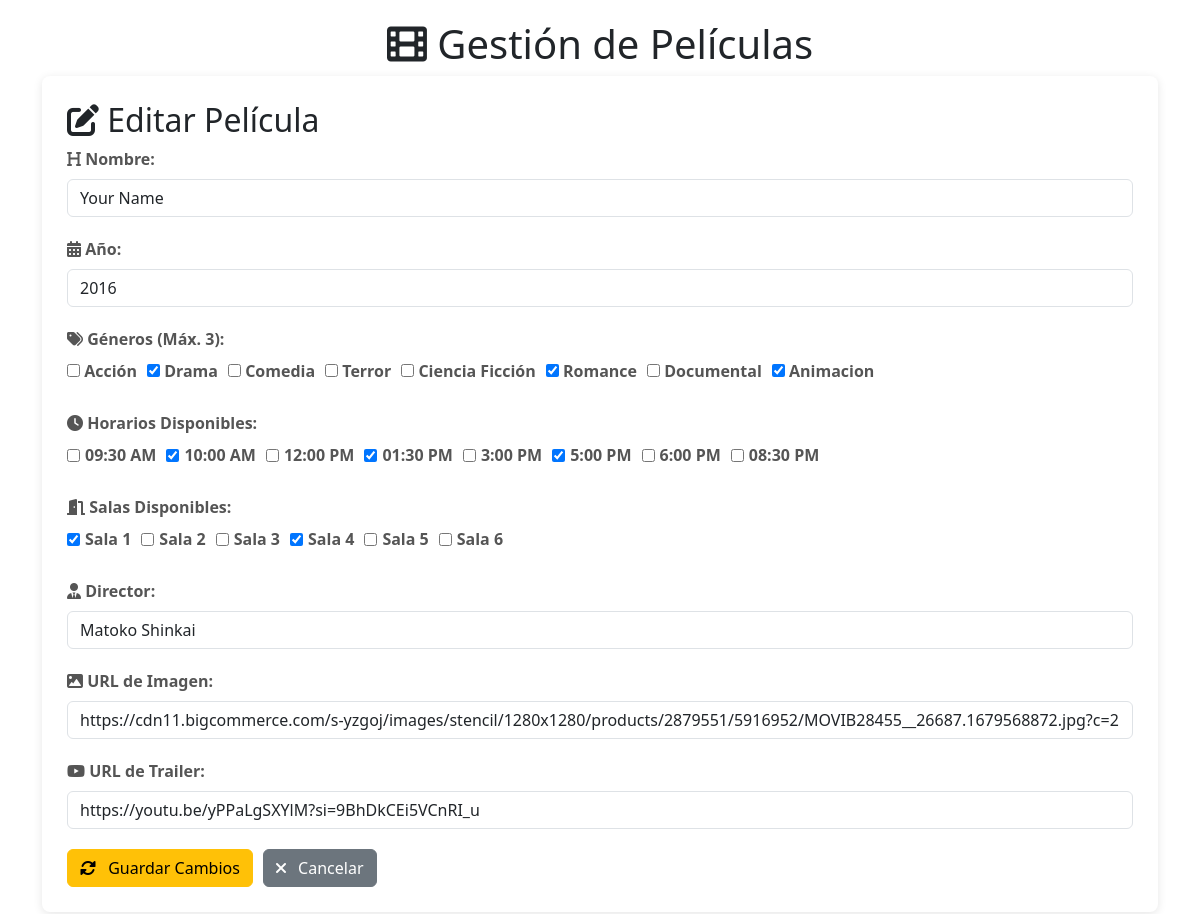
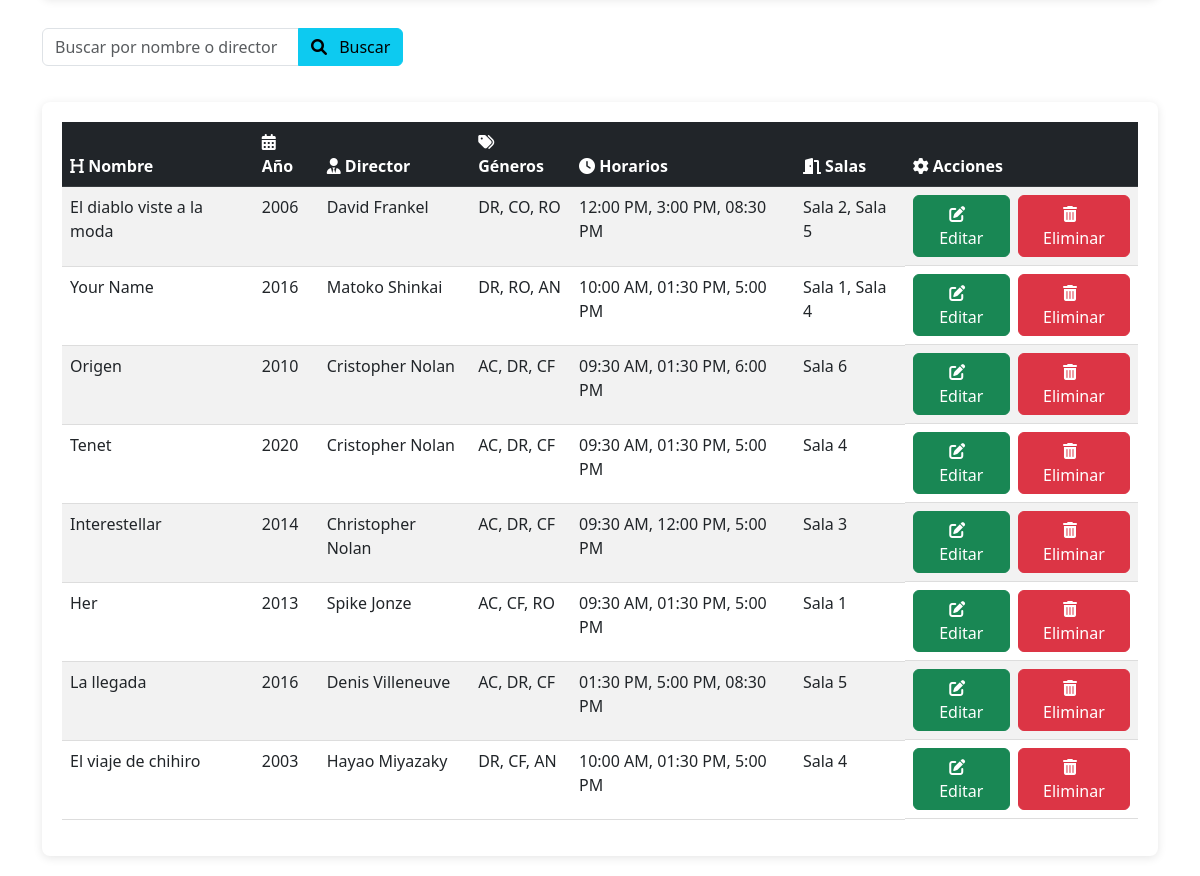
The app's page /peliculas/?editar=Your Name with its own data (2 pictures, top to bottom).
### myapp/models.py (models this page shows, shortened)
class Pelicula(models.Model):
    GENERO_CHOICES = [
        ('AC', 'Acción'),
        ('DR', 'Drama'),
        ('CO', 'Comedia'),
        ('TE', 'Terror'),
        ('CF', 'Ciencia Ficción'),
        ('RO', 'Romance'),
        ('DO', 'Documental'),
        ('AN', 'Animacion')
    ]
    HORARIOS_DISPONIBLES = [
        '09:30 AM',
        '10:00 AM',
        '12:00 PM',
        '01:30 PM',
        '3:00 PM',
        '5:00 PM',
        '6:00 PM',
        '08:30 PM'
    ]
    SALAS_DISPONIBLES = [
        'Sala 1',
        'Sala 2',
        'Sala 3',
        'Sala 4',
        'Sala 5',
        'Sala 6'
    ]
    nombre = models.CharField(max_length=255)
    anio = models.IntegerField()
    director = models.CharField(max_length=255)
    imagen_url = models.URLField()
    trailer_url = models.URLField()
    generos = models.CharField(max_length=255)
    horarios = models.CharField(max_length=255, blank=True, null=True)
    salas = models.CharField(max_length=255, blank=True, null=True)
    fecha_creacion = models.DateTimeField(auto_now_add=True)
    def get_generos_list(self):
        return self.generos.split(",") if self.generos else []
    def get_horarios_list(self):
        return [h.strip() for h in self.horarios.split(",")] if self.horarios else []
    def get_salas_list(self):
        return [s.strip() for s in self.salas.split(",")] if self.salas else []
    class Meta:
        db_table = 'peliculas'

### myapp/views.py (the view, shortened to what this page needs)
# urls.py: path('peliculas/', views.peliculas, name= 'peliculas'),
@csrf_exempt
def peliculas(request):
    peliculas_list = Pelicula.objects.all().order_by('-fecha_creacion')
    busqueda = request.GET.get('busqueda', '').strip()
    if busqueda:
        peliculas_list = peliculas_list.filter(
            Q(nombre__icontains=busqueda) |
            Q(director__icontains=busqueda)
        )
    generos_choices = dict(Pelicula.GENERO_CHOICES)
    horarios_disponibles = Pelicula.HORARIOS_DISPONIBLES
    salas_disponibles = Pelicula.SALAS_DISPONIBLES
    pelicula_editar = None
    if 'editar' in request.GET:
        nombre = request.GET.get('editar')
        try:
            pelicula_editar = Pelicula.objects.get(nombre=nombre)
        except Pelicula.DoesNotExist:
            messages.error(request, f'No se encontró la película "{nombre}" para editar')
    context = {
        'peliculas': peliculas_list,
        'GENERO_CHOICES_DICT': generos_choices,
        'HORARIOS_DISPONIBLES': horarios_disponibles,
        'SALAS_DISPONIBLES': salas_disponibles,
        'pelicula_editar': pelicula_editar,
        'busqueda': busqueda,
    }
    return render(request, 'peliculas.html', context)

### myapp/templates/peliculas.html (shortened to what this page needs)
{% load static %}
<!DOCTYPE html>
<html lang="es">
<head>
    <link rel="stylesheet" href="{% static 'styles/peliculas.css' %}">
    <link rel="stylesheet" href="https://cdnjs.cloudflare.com/ajax/libs/font-awesome/6.0.0/css/all.min.css">
    <link href="https://cdn.jsdelivr.net/npm/bootstrap@5.3.0/dist/css/bootstrap.min.css" rel="stylesheet">
</head>
<body>
    <div class="container">
        <h1><i class="fas fa-film"></i> Gestión de Películas</h1>
        <div class="form-container">
            <form method="POST" action="{% url 'peliculas' %}" class="ajax-form">
                {% if pelicula_editar %}
                <h2><i class="fas fa-edit"></i> Editar Película</h2>
                {% else %}
                <input type="hidden" name="accion" value="crear">
                <h2><i class="fas fa-plus-circle"></i> Nueva Película</h2>
                {% endif %}
                <div class="form-group">
                    <label for="nombre"><i class="fas fa-heading"></i> Nombre:</label>
                    <input type="text" id="nombre" name="nombre"
                           value="{{ pelicula_editar.nombre|default:'' }}" required class="form-control">
                </div>
                <div class="form-group">
                    <label for="anio"><i class="fas fa-calendar-alt"></i> Año:</label>
                    <input type="number" id="anio" name="anio" min="1900" max="2099"
                           value="{{ pelicula_editar.anio|default:'' }}" required class="form-control">
                </div>
                <div class="form-group">
                    <label><i class="fas fa-tags"></i> Géneros (Máx. 3):</label>
                    <div class="generos-container">
                     {% for genero_codigo, genero_nombre in GENERO_CHOICES_DICT.items %}
                        <label class="genero-checkbox">
                            <input type="checkbox" name="generos" value="{{ genero_codigo }}"
                                {% if pelicula_editar and genero_codigo in pelicula_editar.get_generos_list %}checked{% endif %}>
                            {{ genero_nombre }}
                        </label>
                    {% endfor %}
                    </div>
                </div>
                <div class="form-group">
                    <label><i class="fas fa-clock"></i> Horarios Disponibles:</label>
                    <div class="checkbox-container">
                    {% for horario in HORARIOS_DISPONIBLES %}
                    <label>
                        <input type="checkbox" name="horarios" value="{{ horario }}"
                            {% if pelicula_editar and horario in pelicula_editar.get_horarios_list %}checked{% endif %}>
                        {{ horario }}
                    </label>
                    {% endfor %}
                    </div>
                </div>
                <div class="form-group">
                    <label><i class="fas fa-door-open"></i> Salas Disponibles:</label>
                    <div class="checkbox-container">
                     {% for sala in SALAS_DISPONIBLES %}
                        <label>
                            <input type="checkbox" name="salas" value="{{ sala }}"
                                {% if pelicula_editar and sala in pelicula_editar.get_salas_list %}checked{% endif %}>
                            {{ sala }}
                        </label>
                        {% endfor %}
                    </div>
                </div>
                <div class="form-group">
                    <label for="director"><i class="fas fa-user-tie"></i> Director:</label>
                    <input type="text" id="director" name="director"
                           value="{{ pelicula_editar.director|default:'' }}" required class="form-control">
                </div>
                <div class="form-group">
                    <label for="imagen_url"><i class="fas fa-image"></i> URL de Imagen:</label>
                    <input type="url" id="imagen_url" name="imagen_url"
                           value="{{ pelicula_editar.imagen_url|default:'' }}" required class="form-control">
                </div>
                <div class="form-group">
                    <label for="trailer_url"><i class="fab fa-youtube"></i> URL de Trailer:</label>
                    <input type="url" id="trailer_url" name="trailer_url"
                           value="{{ pelicula_editar.trailer_url|default:'' }}" required class="form-control">
                </div>
                <div class="form-actions">
                    {% if pelicula_editar %}
                    <button type="submit" class="btn btn-warning">
                        <i class="fas fa-sync-alt"></i> Guardar Cambios
                    </button>
                    <a href="{% url 'peliculas' %}" class="btn btn-secondary">
                        <i class="fas fa-times"></i> Cancelar
                    </a>
                    {% else %}
                    <button type="submit" class="btn btn-primary">
                        <i class="fas fa-save"></i> Guardar
                    </button>
                    {% endif %}
                </div>
            </form>
        </div>
        <div class="search-container">
            <form method="GET" action="{% url 'peliculas' %}">
                <div class="input-group mb-3">
                    <input type="text" name="busqueda" value="{{ busqueda }}"
                           placeholder="Buscar por nombre o director" class="form-control">
                    <button type="submit" class="btn btn-info">
                        <i class="fas fa-search"></i> Buscar
                    </button>
                </div>
            </form>
        </div>
        <div class="table-responsive">
            <table class="movie-table table table-striped table-hover">
                <thead class="table-dark">
                    <tr>
                        <th><i class="fas fa-heading"></i> Nombre</th>
                        <th><i class="fas fa-calendar-alt"></i> Año</th>
                        <th><i class="fas fa-user-tie"></i> Director</th>
                        <th><i class="fas fa-tags"></i> Géneros</th>
                        <th><i class="fas fa-clock"></i> Horarios</th>
                        <th><i class="fas fa-door-open"></i> Salas</th>
                        <th><i class="fas fa-cog"></i> Acciones</th>
                    </tr>
                </thead>
                <tbody>
                    {% for pelicula in peliculas %}
                    <tr>
                        <td>{{ pelicula.nombre }}</td>
                        <td>{{ pelicula.anio }}</td>
                        <td>{{ pelicula.director }}</td>
                        <td>{{ pelicula.get_generos_list|join:", " }}</td>
                        <td>{{ pelicula.get_horarios_list|join:", " }}</td>
                        <td>{{ pelicula.get_salas_list|join:", " }}</td>
                            <td class="action-buttons">
                                <a href="{% url 'peliculas' %}?editar={{ pelicula.nombre|urlencode }}"
                                class="btn btn-success">
                                    <i class="fas fa-edit"></i> Editar
                                </a>
                                <form method="POST" action="{% url 'peliculas' %}" style="display: inline;">
                                    <button type="submit" class="btn btn-danger"
                                            onclick="return confirm('¿Estás seguro de eliminar esta película?');">
                                        <i class="fas fa-trash-alt"></i> Eliminar
                                    </button>
                                </form>
                            </td>
                    </tr>
                    {% empty %}
                    <tr>
                        <td colspan="7" class="text-center">No hay películas registradas</td>
                    </tr>
                    {% endfor %}
                </tbody>
            </table>
        </div>
    </div>
</body>
</html>

### myapp/static/styles/peliculas.css (style rules this page uses)
body { font-family: 'Arial', sans-serif; margin: 0; padding: 0; background-color: #f5f5f5; color: #333; line-height: 1.6; }
.container { max-width: 1200px; margin: 0 auto; padding: 20px; }
h1, h2 { color: #7b68ee; margin-bottom: 30px; }
h1 { text-align: center; }
.form-container { background-color: white; padding: 25px; border-radius: 8px; box-shadow: 0 2px 10px rgba(0, 0, 0, 0.1); margin-bottom: 30px; }
.form-group { margin-bottom: 20px; }
.form-group label { display: block; margin-bottom: 8px; font-weight: 600; color: #555; }
.form-control { width: 100%; padding: 10px; border: 1px solid #ddd; border-radius: 4px; font-size: 16px; transition: border-color 0.3s; }
.generos-container, .checkbox-container { display: flex; flex-wrap: wrap; gap: 10px; }
.genero-checkbox, .checkbox-container label { display: flex; align-items: center; gap: 5px; cursor: pointer; }
.btn { display: inline-flex; align-items: center; justify-content: center; padding: 10px 20px; border: none; border-radius: 4px; font-size: 16px; font-weight: 600; cursor: pointer; transition: all 0.3s; text-decoration: none; }
.btn i { margin-right: 8px; }
.btn-warning { background-color: #FF9800; color: white; }
.btn-secondary { background-color: #6c757d; color: white; }
.btn-info { background-color: #17a2b8; color: white; }
.form-actions { display: flex; gap: 10px; margin-top: 20px; }
.search-container { display: flex; gap: 10px; margin-bottom: 20px; }
.search-container .form-control { flex-grow: 1; }
.table-responsive { overflow-x: auto; background-color: white; border-radius: 8px; box-shadow: 0 2px 10px rgba(0, 0, 0, 0.1); padding: 20px; }
.movie-table { width: 100%; border-collapse: collapse; }
.movie-table th { background-color: #7b68ee; color: white; padding: 12px 15px; text-align: left; }
.movie-table td { padding: 12px 15px; border-bottom: 1px solid #ddd; }
.action-buttons { display: flex; gap: 8px; }

### records on screen
Pelicula: nombre "Your Name", anio "2016", generos "☑" "☑" "☑", horarios "☑" "☑" "☑", salas "☑" "☑", director "Matoko Shinkai", imagen_url "https://cdn11.bigcommerce.com/s-yzgoj/images/stencil/1280x1280/products/2879551/5916952/MOVIB28455__26687.1679568872.jpg?c=2", trailer_url "https://youtu.be/yPPaLgSXYlM?si=9BhDkCEi5VCnRI_u", get_generos_list "DR, RO, AN", get_horarios_list "10:00 AM, 01:30 PM, 5:00 PM", get_salas_list "Sala 1, Sala 4"
Pelicula: nombre "El diablo viste a la moda", anio "2006", director "David Frankel", get_generos_list "DR, CO, RO", get_horarios_list "12:00 PM, 3:00 PM, 08:30 PM", get_salas_list "Sala 2, Sala 5"
Pelicula: nombre "Origen", anio "2010", director "Cristopher Nolan", get_generos_list "AC, DR, CF", get_horarios_list "09:30 AM, 01:30 PM, 6:00 PM", get_salas_list "Sala 6"
Pelicula: nombre "Tenet", anio "2020", director "Cristopher Nolan", get_generos_list "AC, DR, CF", get_horarios_list "09:30 AM, 01:30 PM, 5:00 PM", get_salas_list "Sala 4"
Pelicula: nombre "Interestellar", anio "2014", director "Christopher Nolan", get_generos_list "AC, DR, CF", get_horarios_list "09:30 AM, 12:00 PM, 5:00 PM", get_salas_list "Sala 3"
Pelicula: nombre "Her", anio "2013", director "Spike Jonze", get_generos_list "AC, CF, RO", get_horarios_list "09:30 AM, 01:30 PM, 5:00 PM", get_salas_list "Sala 1"
Pelicula: nombre "La llegada", anio "2016", director "Denis Villeneuve", get_generos_list "AC, DR, CF", get_horarios_list "01:30 PM, 5:00 PM, 08:30 PM", get_salas_list "Sala 5"
Pelicula: nombre "El viaje de chihiro", anio "2003", director "Hayao Miyazaky", get_generos_list "DR, CF, AN", get_horarios_list "10:00 AM, 01:30 PM, 5:00 PM", get_salas_list "Sala 4"

### other values on screen
{{ genero_nombre }} "Acción" "Drama" "Comedia" "Terror" "Ciencia Ficción" "Romance" "Documental" "Animacion"
{{ horario }} "09:30 AM" "10:00 AM" "12:00 PM" "01:30 PM" "3:00 PM" "5:00 PM" "6:00 PM" "08:30 PM"
{{ sala }} "Sala 1" "Sala 2" "Sala 3" "Sala 4" "Sala 5" "Sala 6"
